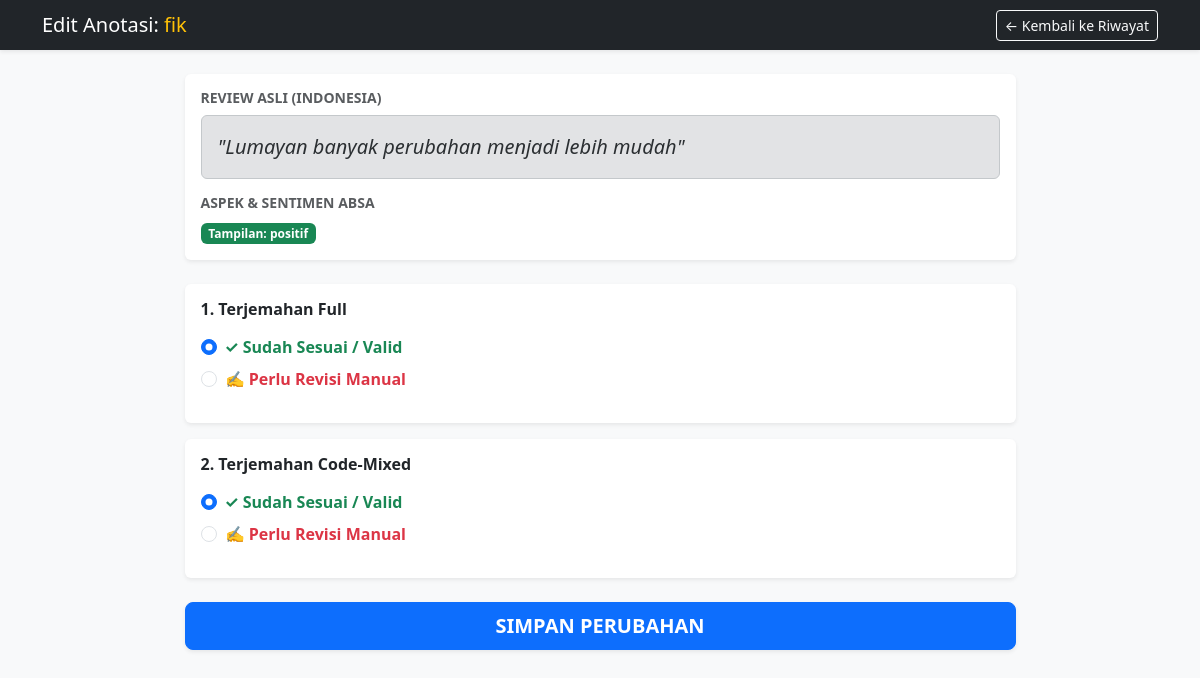
The app's page /edit/2 (signed in) with its own data.
### app.py (models this page shows)
class User(UserMixin, db.Model):
    id = db.Column(db.Integer, primary_key=True)
    username = db.Column(db.String(50), unique=True)
    password = db.Column(db.String(100))
    role = db.Column(db.String(20)) # 'jawa' or 'palembang'

class Review(db.Model):
    id = db.Column(db.Integer, primary_key=True)
    content = db.Column(db.Text, nullable=False)
    performa = db.Column(db.String(50))
    tampilan = db.Column(db.String(50))
    tiket = db.Column(db.String(50))
    pembayaran = db.Column(db.String(50))
    akun = db.Column(db.String(50))
    trans_jawa = db.Column(db.Text)
    trans_mix_jawa = db.Column(db.Text)
    trans_palembang = db.Column(db.Text)
    trans_mix_palembang = db.Column(db.Text)
    annotations = db.relationship('Annotation', backref='review', lazy=True)

class Annotation(db.Model):
    id = db.Column(db.Integer, primary_key=True)
    review_id = db.Column(db.Integer, db.ForeignKey('review.id'), nullable=False)
    user_id = db.Column(db.Integer, db.ForeignKey('user.id'), nullable=False)
    status_full = db.Column(db.String(20), default='valid')
    rev_full = db.Column(db.Text)
    status_mix = db.Column(db.String(20), default='valid')
    rev_mix = db.Column(db.Text)
    timestamp = db.Column(db.DateTime, default=datetime.utcnow)

### app.py (the view, shortened to what this page needs)
@app.route('/edit/<int:annotation_id>', methods=['GET', 'POST'])
@login_required
def edit_annotation(annotation_id):
    anno = Annotation.query.get_or_404(annotation_id)
    if anno.user_id != current_user.id:
        return redirect(url_for('history'))
    review = Review.query.get(anno.review_id)
    return render_template('edit_annotate.html', anno=anno, review=review)

### app.py (called while the page is built)
@login_manager.user_loader
def load_user(user_id):
    return User.query.get(int(user_id))

### templates/edit_annotate.html (shortened to what this page needs)
<!DOCTYPE html>
<html lang="id">
<head>
    <link href="https://cdn.jsdelivr.net/npm/bootstrap@5.3.0/dist/css/bootstrap.min.css" rel="stylesheet">
</head>
<body class="bg-light">
    <nav class="navbar navbar-dark bg-dark shadow-sm mb-4">
        <div class="container d-flex justify-content-between">
            <span class="navbar-brand mb-0 h1">Edit Anotasi: <span class="text-warning">{{ current_user.username }}</span></span>
            <a href="{{ url_for('history') }}" class="btn btn-outline-light btn-sm">← Kembali ke Riwayat</a>
        </div>
    </nav>
    <div class="container pb-5">
        <div class="row justify-content-center">
            <div class="col-md-9">
                <div class="card shadow-sm border-0 mb-4">
                    <div class="card-body">
                        <h6 class="text-uppercase text-muted fw-bold small">Review Asli (Indonesia)</h6>
                        <div class="alert alert-secondary fs-5 fst-italic mb-3">
                            "{{ review.content }}"
                        </div>
                        <h6 class="text-uppercase text-muted fw-bold small">Aspek & Sentimen ABSA</h6>
                        <div>
                            {% if review.tampilan %}<span class="badge bg-success me-1">Tampilan: {{ review.tampilan }}</span>{% endif %}
                        </div>
                    </div>
                </div>
                <form method="POST">
                    <div class="card shadow-sm border-0 mb-3">
                        <div class="card-body">
                            <h5 class="card-title fw-bold fs-6 mb-3">1. Terjemahan Full</h5>
                            <div class="form-check mb-2">
                                <input class="form-check-input" type="radio" name="option_full" id="edit_valid_full" value="valid" {% if anno.status_full == 'valid' %}checked{% endif %} onclick="toggleRevisi('full', false)">
                                <label class="form-check-label text-success fw-bold" for="edit_valid_full">
                                    ✓ Sudah Sesuai / Valid
                                </label>
                            </div>
                            <div class="form-check mb-3">
                                <input class="form-check-input" type="radio" name="option_full" id="edit_revise_full" value="revise" {% if anno.status_full == 'revise' %}checked{% endif %} onclick="toggleRevisi('full', true)">
                                <label class="form-check-label text-danger fw-bold" for="edit_revise_full">
                                    ✍️ Perlu Revisi Manual
                                </label>
                            </div>
                        </div>
                    </div>
                    <div class="card shadow-sm border-0 mb-4">
                        <div class="card-body">
                            <h5 class="card-title fw-bold fs-6 mb-3">2. Terjemahan Code-Mixed</h5>
                            <div class="form-check mb-2">
                                <input class="form-check-input" type="radio" name="option_mix" id="edit_valid_mix" value="valid" {% if anno.status_mix == 'valid' %}checked{% endif %} onclick="toggleRevisi('mix', false)">
                                <label class="form-check-label text-success fw-bold" for="edit_valid_mix">
                                    ✓ Sudah Sesuai / Valid
                                </label>
                            </div>
                            <div class="form-check mb-3">
                                <input class="form-check-input" type="radio" name="option_mix" id="edit_revise_mix" value="revise" {% if anno.status_mix == 'revise' %}checked{% endif %} onclick="toggleRevisi('mix', true)">
                                <label class="form-check-label text-danger fw-bold" for="edit_revise_mix">
                                    ✍️ Perlu Revisi Manual
                                </label>
                            </div>
                        </div>
                    </div>
                    <div class="d-grid">
                        <button type="submit" class="btn btn-primary btn-lg fw-bold shadow-sm">SIMPAN PERUBAHAN</button>
                    </div>
                </form>
            </div>
        </div>
    </div>
</body>
</html>

### records on screen
User: username "fik"
Review: content "Lumayan banyak perubahan menjadi lebih mudah", tampilan "positif"
Annotation: status_full "☑ ✓ Sudah Sesuai / Valid", status_full "☐ ✍️ Perlu Revisi Manual", status_mix "☑ ✓ Sudah Sesuai / Valid", status_mix "☐ ✍️ Perlu Revisi Manual"
